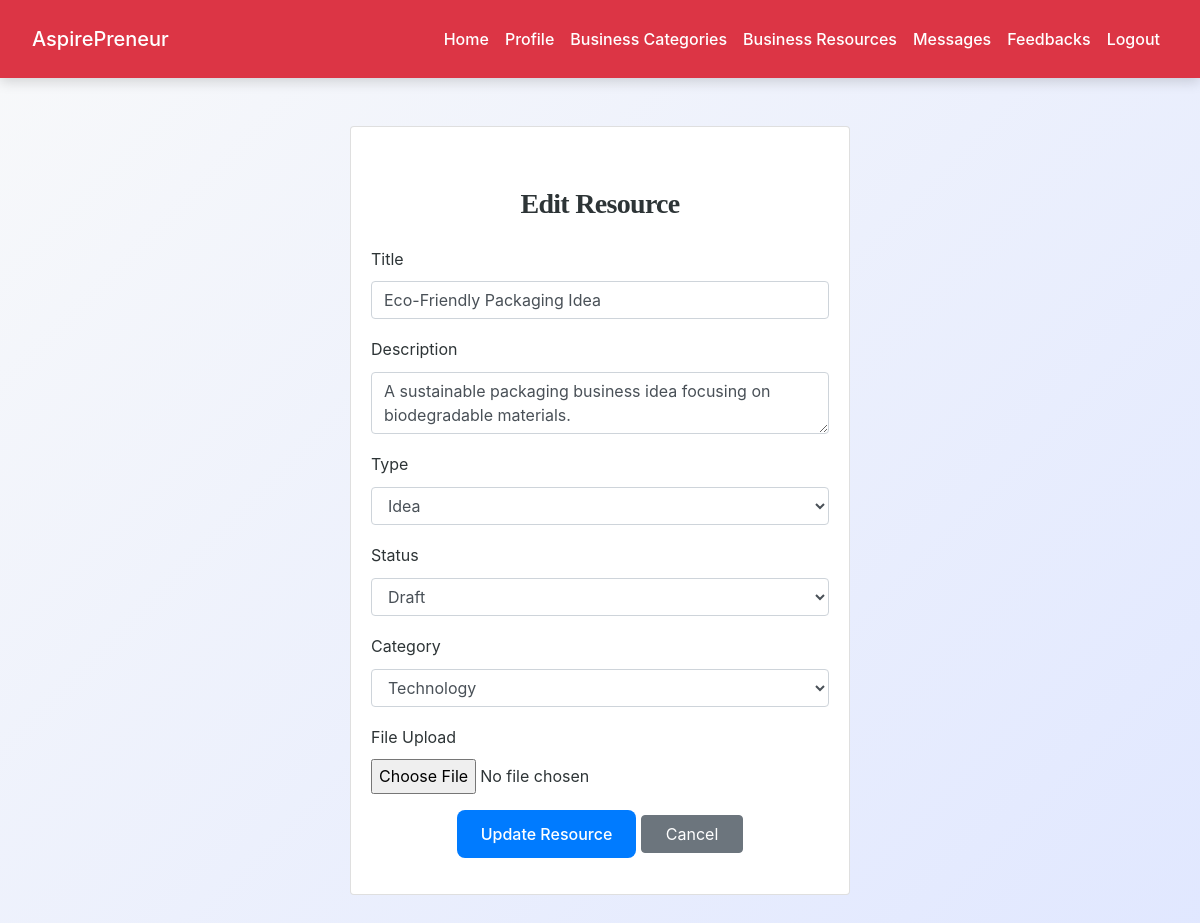
Page /agent/edit_resource.php?id=1 (signed in) on the committed database.
### tables this page shows
CREATE TABLE `agent_business_resources` (
  `id` int(11) NOT NULL,
  `title` varchar(255) NOT NULL,
  `description` text DEFAULT NULL,
  `file_url` varchar(255) DEFAULT NULL,
  `amount` decimal(15,2) DEFAULT NULL,
  `source` varchar(100) DEFAULT NULL,
  `link` varchar(255) DEFAULT NULL,
  `type` enum('idea','template','market_research','startup_resource','financial_resource') NOT NULL,
  `resource_type` enum('plan','framework','opportunity') DEFAULT NULL,
  `status` enum('draft','published') DEFAULT 'draft',
  `category_id` int(11) DEFAULT NULL,
  `agent_id` int(11) NOT NULL,
  `created_at` timestamp NOT NULL DEFAULT current_timestamp(),
  `updated_at` timestamp NOT NULL DEFAULT current_timestamp() ON UPDATE current_timestamp()
);

CREATE TABLE `business_categories` (
  `id` int(11) NOT NULL,
  `name` varchar(150) NOT NULL,
  `description` text DEFAULT NULL
);

### agent/edit_resource.php (the view, shortened to what this page needs)
<?php
include('../config.php');
$agent_id = $_SESSION["id"];
$id = $_GET['id'];
$stmt = mysqli_prepare($conn, "SELECT * FROM agent_business_resources WHERE id=? AND agent_id=?");
mysqli_stmt_bind_param($stmt, "ii", $id, $agent_id);
mysqli_stmt_execute($stmt);
$result = mysqli_stmt_get_result($stmt);
$resource = mysqli_fetch_assoc($result);
$categories = mysqli_query($conn, "SELECT id, name FROM business_categories ORDER BY name ASC");
?>
<!DOCTYPE html>
<html lang="en">
<head>
<link rel="stylesheet" href="https://cdn.jsdelivr.net/npm/bootstrap@4.6.2/dist/css/bootstrap.min.css">
    <link rel="stylesheet" href="../css/style.css">
</head>
<body>
<?php include('navbar.php'); ?>
<div class="container py-5">
    <div class="card mx-auto" style="max-width: 500px;">
        <div class="card-body">
            <h3 class="text-center mb-4">Edit Resource</h3>
            <form method="post" enctype="multipart/form-data">
                <div class="form-group"><label>Title</label><input type="text" name="title" class="form-control" value="<?= htmlspecialchars($resource['title']) ?>" required></div>
                <div class="form-group"><label>Description</label><textarea name="description" class="form-control"><?= htmlspecialchars($resource['description']) ?></textarea></div>
                <div class="form-group"><label>Type</label>
                    <select name="type" class="form-control" onchange="toggleResourceType(this.value)">
                        <option value="idea" <?= $resource['type']=='idea'?'selected':'' ?>>Idea</option>
                    </select>
                </div>
                <div class="form-group" id="statusDiv" style="display:<?= ($resource['type']=='idea'||$resource['type']=='startup_resource')?'block':'none' ?>;">
                    <label>Status</label>
                    <select name="status" class="form-control">
                        <option value="draft" <?= $resource['status']=='draft'?'selected':'' ?>>Draft</option>
                    </select>
                </div>
                <div class="form-group"><label>Category</label>
                    <select name="category_id" class="form-control">
                        <?php while($cat = mysqli_fetch_assoc($categories)): ?>
                        <option value="<?= $cat['id'] ?>" <?= $resource['category_id']==$cat['id']?'selected':'' ?>><?= htmlspecialchars($cat['name']) ?></option>
                        <?php endwhile; ?>
                    </select>
                </div>
                <div class="form-group"><label>File Upload</label><input type="file" name="file_url" class="form-control-file"></div>
                <div class="form-group text-center">
                    <button type="submit" class="btn btn-primary px-4">Update Resource</button>
                    <a href="view_resources.php" class="btn btn-secondary px-4">Cancel</a>
                </div>
            </form>
        </div>
    </div>
</div>
</body>
</html>

### css/style.css (style rules this page uses)
:root { --primary: #007bff; --secondary: #6c757d; --success: #28a745; --info: #17a2b8; --warning: #ffc107; --danger: #dc3545; --light: #f8f9fa; --dark: #2d3436; --accent: #ff6f61; --highlight: #6f42c1; --shadow: rgba(0, 0, 0, 0.15); --transition: all 0.3s ease-in-out; }
body { font-family: 'Inter', 'Segoe UI', Tahoma, Geneva, Verdana, sans-serif; background: linear-gradient(135deg, var(--light) 0%, #e0e7ff 100%); color: var(--dark); line-height: 1.8; margin: 0; padding: 0; min-height: 100vh; font-size: 16px; }
h1, h2, h3, h4 { text-align: center; margin: 2.5rem 0; font-family: 'Georgia', 'Times New Roman', serif; color: var(--dark); font-weight: 700; letter-spacing: -0.025em; }
h3 { font-size: 1.75rem; }
.container { max-width: 1200px; margin: 0 auto 3rem; padding: 0 1.5rem; }
.btn-primary { background-color: var(--primary); color: #fff; border: none; border-radius: 8px; padding: 0.75rem 1.5rem; font-size: 1rem; font-weight: 500; cursor: pointer; transition: var(--transition); display: inline-flex; align-items: center; justify-content: center; }
a { color: var(--primary); text-decoration: none; font-weight: 500; transition: var(--transition); }

### rows in the picture
agent_business_resources: title "Eco-Friendly Packaging Idea", description "A sustainable packaging business idea focusing on biodegradable materials.", type "Idea", status "Draft", category_id "Technology"
